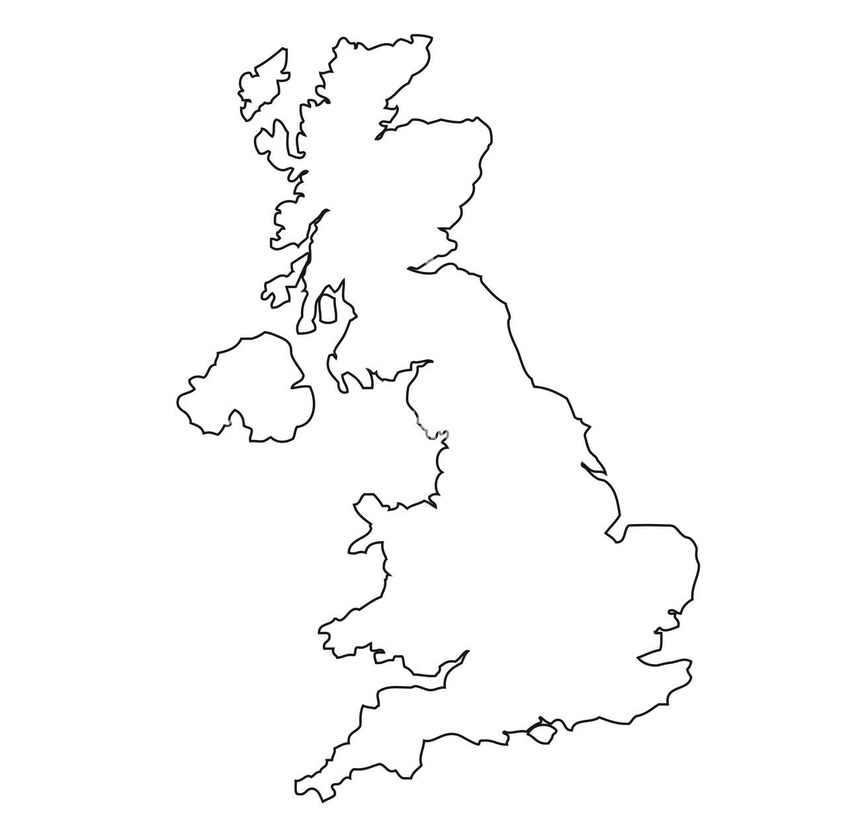
#> input picture outline-map-united-kingdom.jpg, 860 x 821 px, shrunk from 1300 x 1241 before the run
$ python main.py
#> lines starting #> are read from the running program, lines starting #| are printed output that depends on the picture; after the words box and inside, x2 and y2 are one past the last pixel; in counts of white or black regions, pixels touching at a corner belong together
import numpy as np
import pandas as pd
import matplotlib.pyplot as plt
from PIL import Image

# Load image
f1 = 'outline-map-united-kingdom.jpg' # For reference because it's a well known value
f2 = 'india-outline-map.jpg'

for f in [f1,f2]:
    img = Image.open(f).convert('L')  # 'L' mode = grayscale

    # Convert to numpy array
    img_array = np.array(img)

    # Binarize the image (threshold)
    threshold = 128 # 256/2 = 128
    binary_array = (img_array < threshold).astype(int)
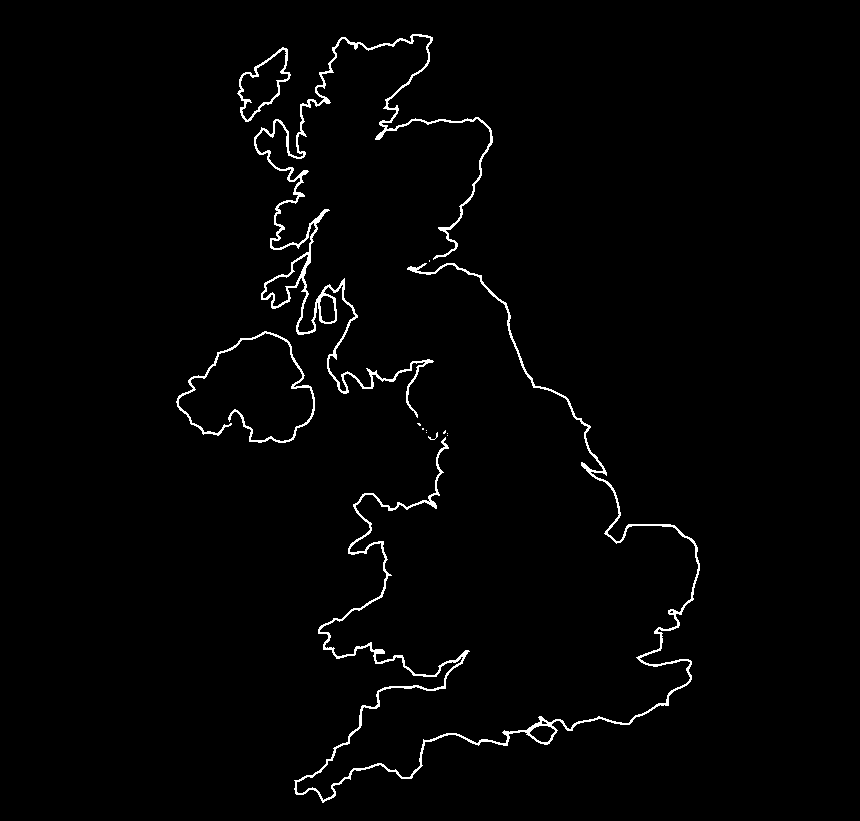
#> binary_array: shape (821, 860) int64; values 0 (black) and 1 (white), 1.7% white in thin lines or dots, all inside (x1, y1, x2, y2) = (176, 34, 700, 803)

    # Convert to DataFrame
    df = pd.DataFrame(binary_array)
#> df = table of 821 rows and 860 columns

    # Box counting function
    def boxcount(df, k):
        rows = np.arange(0, df.shape[0], k)
        cols = np.arange(0, df.shape[1], k)

        count = 0
        for r in rows:
            for c in cols:
                block = df.iloc[r:r+k, c:c+k]
                if block.values.sum() > 0:
                    count += 1
        return count

    # Different box sizes
    min_dim = min(df.shape)
#> min_dim = 821
    sizes = 2**np.array(range(int(np.log2(min_dim)), 1, -1))
#> sizes = [512, 256, 128, 64, 32, 16, 8, 4]

    counts = []
    for size in sizes:
        counts.append(boxcount(df, size))
#> after the loop, counts = [4, 8, 24, 62, 150, 361, 868, 1941]

    y = np.log(counts)
#> y = [1.39, 2.08, 3.18, 4.13, 5.01, 5.89, 6.77, 7.57]
    x = np.log(1/sizes)

    # Linear fit
    coeffs = np.polyfit(np.log(1/sizes), np.log(counts), 1)
#> coeffs = [1.3, 9.46]
    fractal_dimension = coeffs[0]
#> fractal_dimension = 1.3
    print(f"Estimated fractal dimension of {f}: {fractal_dimension:.4f}")
#| Estimated fractal dimension of outline-map-united-kingdom.jpg: 1.3009

    # Log-log plot
    # plt.figure(figsize=(8,6))
    plt.plot(x, coeffs[0]*x+ coeffs[1])
    plt.plot(x, y, 'o-')
    plt.grid(True)
    plt.xlabel('log(1/box size)')
    plt.ylabel('log(number of boxes)')
    plt.title(f'Fractal Dimension of {f}')


    plt.show()
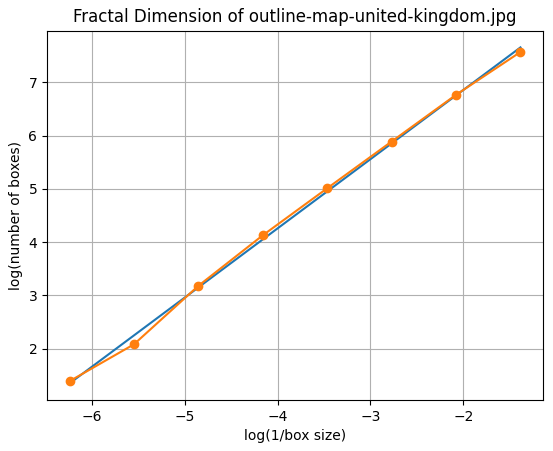
#> figure drawn by matplotlib, 1 panel
#> pass 2 of the loop `for f in [f1,f2]:`:
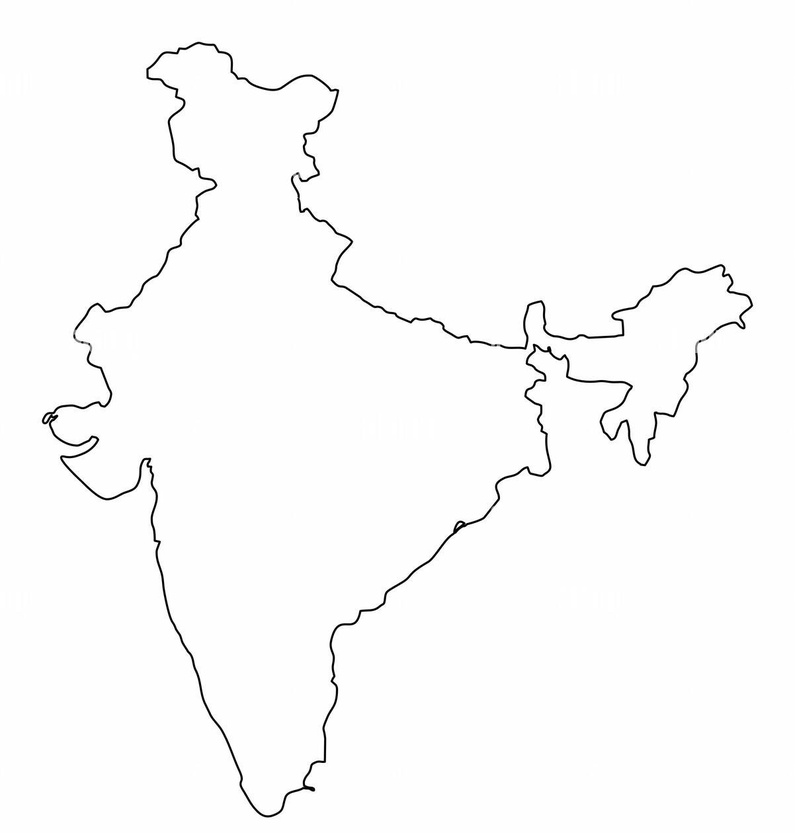
#> input picture india-outline-map.jpg, 795 x 833 px, shrunk from 1202 x 1260 before the run
#> img: PIL image 795x833 L
#> `binary_array = (img_array < threshold).astype(int)`:
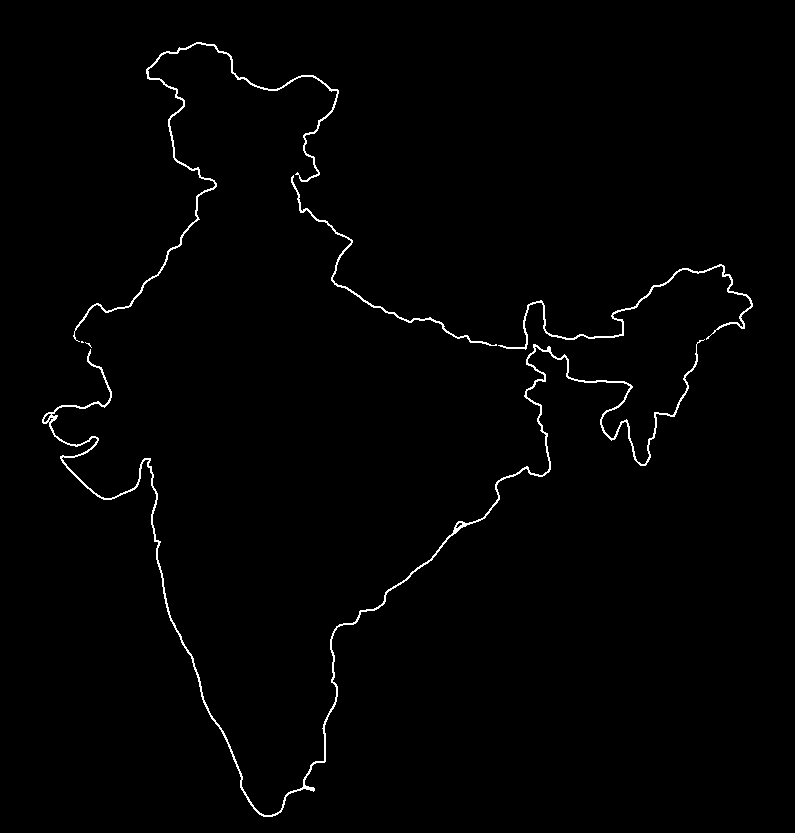
#> binary_array: shape (833, 795) int64; values 0 (black) and 1 (white), 1.1% white in thin lines or dots, all inside (x1, y1, x2, y2) = (42, 42, 753, 817)
#> df = table of 833 rows and 795 columns
#> after the loop `for size in sizes:`: counts = [3, 9, 22, 54, 124, 288, 616, 1337]
#> y = [1.1, 2.2, 3.09, 3.99, 4.82, 5.66, 6.42, 7.2]
#> coeffs = [1.24, 9.05]
#> fractal_dimension = 1.24
#| Estimated fractal dimension of india-outline-map.jpg: 1.2430
#> `plt.show()`:
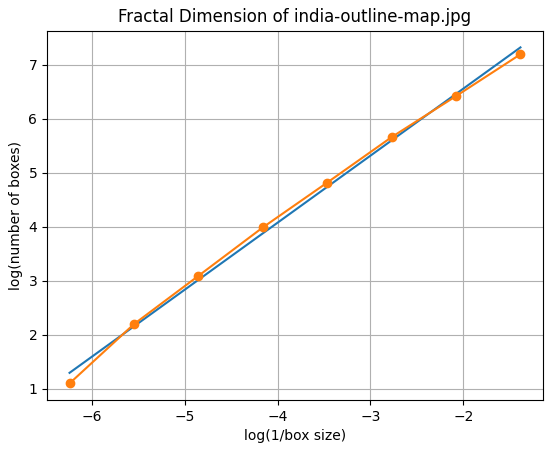
#> figure drawn by matplotlib, 1 panel
